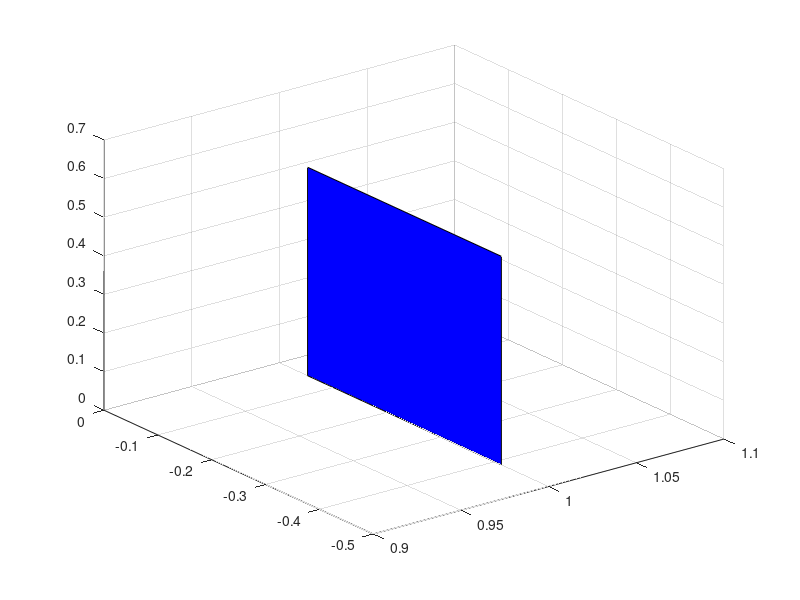

This figure's MATLAB source: (Note: this script raises an error after producing the figure.)
clc,clear all, close all

wall2camera_distance=0.80;
camera_fov_length=wall2camera_distance/0.80*0.54;
camera_fov_width=camera_fov_length*2/3;

data=load('data.mat','camera_viewpoints','region_points');
effective_camera_viewpoints=data.camera_viewpoints;
region_points=data.region_points;
x_const=region_points(1,1);
ymin=min(region_points(:,2));
ymax=max(region_points(:,2));
zmin=min(region_points(:,3));
zmax=max(region_points(:,3));

figure(1);
for i=1:1:size(effective_camera_viewpoints,1)
    for j=1:1:size(effective_camera_viewpoints,2)
        flag=effective_camera_viewpoints(i,j,4);
        if flag==1
            ax=x_const;
            ay=ymin+(j-1)*camera_fov_width;
            az=zmin+(i-1)*camera_fov_length;
            a=[ax,ay,az];
            
            bx=x_const;
            by=ymin+(j-1)*camera_fov_width;
            bz=zmin+i*camera_fov_length;
            b=[bx,by,bz];
            
            cx=x_const;
            cy=ymin+j*camera_fov_width;
            cz=zmin+i*camera_fov_length;
            
            dx=x_const;
            dy=ymin+j*camera_fov_width;
            dz=zmin+(i-1)*camera_fov_length;
            
            if bz>zmax
                bz=zmax;
            end
            if cy>ymax
                cy=ymax;
            end
            if cz>zmax
                cz=zmax;
            end
            if dy>ymax
                dy=ymax;
            end
            
            %% draw the visiable region
            A=[ax;ay;az];
            B=[bx;by;bz];
            C=[cx;cy;cz];
            D=[dx;dy;dz];
            P=[B,A;C,D];
            X=P([1,4],:);
            Y=P([2,5],:);
            Z=P([3,6],:);
            h=surf(X,Y,Z);
            hold on;
            set(h,'FaceColor','b');
            
            viewpoint(:)=effective_camera_viewpoints(i,j,1:3);
            %% draw the first line
            line1(1,:)=A;
            line1(2,:)=viewpoint;
            plot3(line1(:,1),line1(:,2),line1(:,3),'r','LineWidth',2);
            hold on;
            %% draw the second line
            line2(1,:)=B;
            line2(2,:)=viewpoint;
            plot3(line2(:,1),line2(:,2),line2(:,3),'r','LineWidth',2);
            hold on;
            %% draw the third line
            line3(1,:)=C;
            line3(2,:)=viewpoint;
            plot3(line3(:,1),line3(:,2),line3(:,3),'r','LineWidth',2);
            hold on;            
            %% draw the third line
            line4(1,:)=D;
            line4(2,:)=viewpoint;
            plot3(line4(:,1),line4(:,2),line4(:,3),'r','LineWidth',2);
            hold on;     
        end
    end
end
axis equal;

% for i 

















